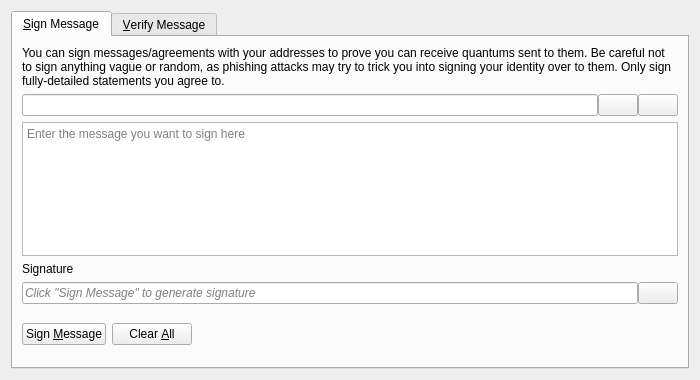
<?xml version="1.0" encoding="UTF-8"?>
<ui version="4.0">
 <class>SignVerifyMessageDialog</class>
 <widget class="QDialog" name="SignVerifyMessageDialog">
  <property name="geometry">
   <rect>
    <x>0</x>
    <y>0</y>
    <width>700</width>
    <height>380</height>
   </rect>
  </property>
  <property name="windowTitle">
   <string>Signatures - Sign / Verify a Message</string>
  </property>
  <property name="modal">
   <bool>true</bool>
  </property>
  <layout class="QVBoxLayout" name="verticalLayout">
   <item>
    <widget class="QTabWidget" name="tabWidget">
     <property name="currentIndex">
      <number>0</number>
     </property>
     <widget class="QWidget" name="tabSignMessage">
      <attribute name="title">
       <string>&amp;Sign Message</string>
      </attribute>
      <layout class="QVBoxLayout" name="verticalLayout_SM">
       <item>
        <widget class="QLabel" name="infoLabel_SM">
         <property name="text">
          <string>You can sign messages/agreements with your addresses to prove you can receive quantums sent to them. Be careful not to sign anything vague or random, as phishing attacks may try to trick you into signing your identity over to them. Only sign fully-detailed statements you agree to.</string>
         </property>
         <property name="textFormat">
          <enum>Qt::PlainText</enum>
         </property>
         <property name="wordWrap">
          <bool>true</bool>
         </property>
        </widget>
       </item>
       <item>
        <layout class="QHBoxLayout" name="horizontalLayout_1_SM">
         <property name="spacing">
          <number>0</number>
         </property>
         <item>
          <widget class="QValidatedLineEdit" name="addressIn_SM">
           <property name="toolTip">
            <string>The Quantum address to sign the message with</string>
           </property>
          </widget>
         </item>
         <item>
          <widget class="QPushButton" name="addressBookButton_SM">
           <property name="toolTip">
            <string>Choose previously used address</string>
           </property>
           <property name="text">
            <string/>
           </property>
           <property name="icon">
            <iconset resource="../bitcoin.qrc">
             <normaloff>:/icons/address-book</normaloff>:/icons/address-book</iconset>
           </property>
           <property name="shortcut">
            <string>Alt+A</string>
           </property>
           <property name="autoDefault">
            <bool>false</bool>
           </property>
          </widget>
         </item>
         <item>
          <widget class="QPushButton" name="pasteButton_SM">
           <property name="toolTip">
            <string>Paste address from clipboard</string>
           </property>
           <property name="text">
            <string/>
           </property>
           <property name="icon">
            <iconset resource="../bitcoin.qrc">
             <normaloff>:/icons/editpaste</normaloff>:/icons/editpaste</iconset>
           </property>
           <property name="shortcut">
            <string>Alt+P</string>
           </property>
           <property name="autoDefault">
            <bool>false</bool>
           </property>
          </widget>
         </item>
        </layout>
       </item>
       <item>
        <widget class="QPlainTextEdit" name="messageIn_SM">
         <property name="toolTip">
          <string>Enter the message you want to sign here</string>
         </property>
         <property name="placeholderText">
          <string>Enter the message you want to sign here</string>
         </property>
        </widget>
       </item>
       <item>
        <widget class="QLabel" name="signatureLabel_SM">
         <property name="text">
          <string>Signature</string>
         </property>
         <property name="textFormat">
          <enum>Qt::PlainText</enum>
         </property>
        </widget>
       </item>
       <item>
        <layout class="QHBoxLayout" name="horizontalLayout_2_SM">
         <property name="spacing">
          <number>0</number>
         </property>
         <item>
          <widget class="QLineEdit" name="signatureOut_SM">
           <property name="placeholderText">
            <string>Click "Sign Message" to generate signature</string>
           </property>
           <property name="font">
            <font>
             <italic>true</italic>
            </font>
           </property>
           <property name="readOnly">
            <bool>true</bool>
           </property>
          </widget>
         </item>
         <item>
          <widget class="QPushButton" name="copySignatureButton_SM">
           <property name="toolTip">
            <string>Copy the current signature to the system clipboard</string>
           </property>
           <property name="text">
            <string/>
           </property>
           <property name="icon">
            <iconset resource="../bitcoin.qrc">
             <normaloff>:/icons/editcopy</normaloff>:/icons/editcopy</iconset>
           </property>
           <property name="autoDefault">
            <bool>false</bool>
           </property>
          </widget>
         </item>
        </layout>
       </item>
       <item>
        <layout class="QHBoxLayout" name="horizontalLayout_3_SM">
         <item>
          <widget class="QPushButton" name="signMessageButton_SM">
           <property name="toolTip">
            <string>Sign the message to prove you own this Quantum address</string>
           </property>
           <property name="text">
            <string>Sign &amp;Message</string>
           </property>
           <property name="icon">
            <iconset resource="../bitcoin.qrc">
             <normaloff>:/icons/edit</normaloff>:/icons/edit</iconset>
           </property>
           <property name="autoDefault">
            <bool>false</bool>
           </property>
          </widget>
         </item>
         <item>
          <widget class="QPushButton" name="clearButton_SM">
           <property name="toolTip">
            <string>Reset all sign message fields</string>
           </property>
           <property name="text">
            <string>Clear &amp;All</string>
           </property>
           <property name="icon">
            <iconset resource="../bitcoin.qrc">
             <normaloff>:/icons/remove</normaloff>:/icons/remove</iconset>
           </property>
           <property name="autoDefault">
            <bool>false</bool>
           </property>
          </widget>
         </item>
         <item>
          <spacer name="horizontalSpacer_1_SM">
           <property name="orientation">
            <enum>Qt::Horizontal</enum>
           </property>
           <property name="sizeHint" stdset="0">
            <size>
             <width>40</width>
             <height>48</height>
            </size>
           </property>
          </spacer>
         </item>
         <item>
          <widget class="QLabel" name="statusLabel_SM">
           <property name="font">
            <font>
             <weight>75</weight>
             <bold>true</bold>
            </font>
           </property>
           <property name="text">
            <string/>
           </property>
           <property name="wordWrap">
            <bool>true</bool>
           </property>
          </widget>
         </item>
         <item>
          <spacer name="horizontalSpacer_2_SM">
           <property name="orientation">
            <enum>Qt::Horizontal</enum>
           </property>
           <property name="sizeHint" stdset="0">
            <size>
             <width>40</width>
             <height>48</height>
            </size>
           </property>
          </spacer>
         </item>
        </layout>
       </item>
      </layout>
     </widget>
     <widget class="QWidget" name="tabVerifyMessage">
      <attribute name="title">
       <string>&amp;Verify Message</string>
      </attribute>
      <layout class="QVBoxLayout" name="verticalLayout_VM">
       <item>
        <widget class="QLabel" name="infoLabel_VM">
         <property name="text">
          <string>Enter the receiver's address, message (ensure you copy line breaks, spaces, tabs, etc. exactly) and signature below to verify the message. Be careful not to read more into the signature than what is in the signed message itself, to avoid being tricked by a man-in-the-middle attack. Note that this only proves the signing party receives with the address, it cannot prove sendership of any transaction!</string>
         </property>
         <property name="textFormat">
          <enum>Qt::PlainText</enum>
         </property>
         <property name="alignment">
          <set>Qt::AlignLeading|Qt::AlignLeft|Qt::AlignTop</set>
         </property>
         <property name="wordWrap">
          <bool>true</bool>
         </property>
        </widget>
       </item>
       <item>
        <layout class="QHBoxLayout" name="horizontalLayout_1_VM">
         <property name="spacing">
          <number>0</number>
         </property>
         <item>
          <widget class="QValidatedLineEdit" name="addressIn_VM">
           <property name="toolTip">
            <string>The Quantum address the message was signed with</string>
           </property>
          </widget>
         </item>
         <item>
          <widget class="QPushButton" name="addressBookButton_VM">
           <property name="toolTip">
            <string>Choose previously used address</string>
           </property>
           <property name="text">
            <string/>
           </property>
           <property name="icon">
            <iconset resource="../bitcoin.qrc">
             <normaloff>:/icons/address-book</normaloff>:/icons/address-book</iconset>
           </property>
           <property name="shortcut">
            <string>Alt+A</string>
           </property>
           <property name="autoDefault">
            <bool>false</bool>
           </property>
          </widget>
         </item>
        </layout>
       </item>
       <item>
        <widget class="QPlainTextEdit" name="messageIn_VM">
          <property name="toolTip">
            <string>The signed message to verify</string>
          </property>
          <property name="placeholderText">
            <string>The signed message to verify</string>
          </property>
        </widget>
       </item>
       <item>
        <widget class="QValidatedLineEdit" name="signatureIn_VM">
          <property name="toolTip">
            <string>The signature given when the message was signed</string>
          </property>
          <property name="placeholderText">
            <string>The signature given when the message was signed</string>
          </property>
        </widget>
       </item>
       <item>
        <layout class="QHBoxLayout" name="horizontalLayout_2_VM">
         <item>
          <widget class="QPushButton" name="verifyMessageButton_VM">
           <property name="toolTip">
            <string>Verify the message to ensure it was signed with the specified Quantum address</string>
           </property>
           <property name="text">
            <string>Verify &amp;Message</string>
           </property>
           <property name="icon">
            <iconset resource="../bitcoin.qrc">
             <normaloff>:/icons/transaction_0</normaloff>:/icons/transaction_0</iconset>
           </property>
           <property name="autoDefault">
            <bool>false</bool>
           </property>
          </widget>
         </item>
         <item>
          <widget class="QPushButton" name="clearButton_VM">
           <property name="toolTip">
            <string>Reset all verify message fields</string>
           </property>
           <property name="text">
            <string>Clear &amp;All</string>
           </property>
           <property name="icon">
            <iconset resource="../bitcoin.qrc">
             <normaloff>:/icons/remove</normaloff>:/icons/remove</iconset>
           </property>
           <property name="autoDefault">
            <bool>false</bool>
           </property>
          </widget>
         </item>
         <item>
          <spacer name="horizontalSpacer_1_VM">
           <property name="orientation">
            <enum>Qt::Horizontal</enum>
           </property>
           <property name="sizeHint" stdset="0">
            <size>
             <width>40</width>
             <height>48</height>
            </size>
           </property>
          </spacer>
         </item>
         <item>
          <widget class="QLabel" name="statusLabel_VM">
           <property name="font">
            <font>
             <weight>75</weight>
             <bold>true</bold>
            </font>
           </property>
           <property name="text">
            <string/>
           </property>
           <property name="wordWrap">
            <bool>true</bool>
           </property>
          </widget>
         </item>
         <item>
          <spacer name="horizontalSpacer_2_VM">
           <property name="orientation">
            <enum>Qt::Horizontal</enum>
           </property>
           <property name="sizeHint" stdset="0">
            <size>
             <width>40</width>
             <height>48</height>
            </size>
           </property>
          </spacer>
         </item>
        </layout>
       </item>
      </layout>
     </widget>
    </widget>
   </item>
  </layout>
 </widget>
 <customwidgets>
  <customwidget>
   <class>QValidatedLineEdit</class>
   <extends>QLineEdit</extends>
   <header>qt/qvalidatedlineedit.h</header>
  </customwidget>
 </customwidgets>
 <resources>
  <include location="../bitcoin.qrc"/>
 </resources>
 <connections/>
</ui>
